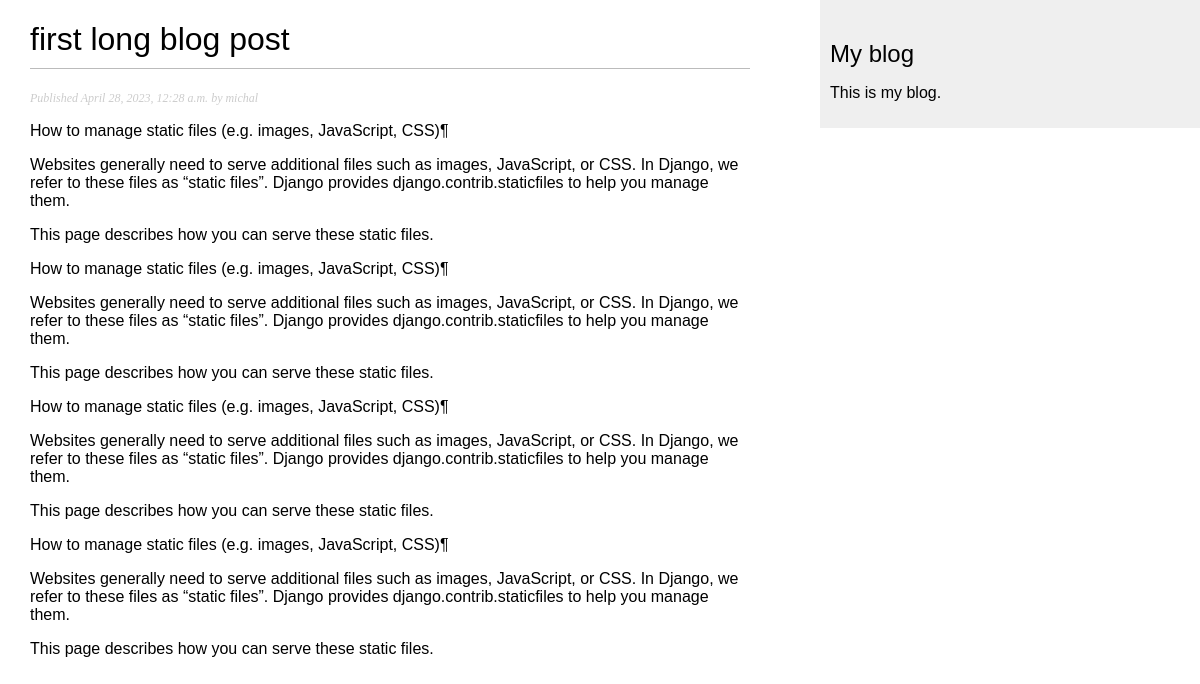
Screenshot of /blog/2023/4/28/first-long-blog-post/ with the database file from the repository.
### blog/models.py (models this page shows, shortened)
class Post(models.Model):
    class Status(models.TextChoices):
        DRAFT = 'DF', 'Draft'
        PUBLISHED = 'PB', 'Published'
    title = models.CharField(max_length=250)
    slug = models.SlugField(max_length=250,
                            unique_for_date='publish')
    author = models.ForeignKey(User,
                               on_delete=models.CASCADE,
                               related_name='blog_posts')
    body=models.TextField()
    publish = models.DateTimeField(default=timezone.now)
    created = models.DateTimeField(auto_now_add=True)
    updated = models.DateTimeField(auto_now=True)
    status = models.CharField(max_length=2,
                              choices=Status.choices,
                              default=Status.DRAFT)
    objects = models.Manager()
    published = PublishedManager()
    class Meta:
        ordering = ['-publish']
        indexes = [
            models.Index(fields=['-publish'])
        ]

### blog/views.py (the view)
def post_detail(request, year, month, day, post):
    post = get_object_or_404(Post,
                             status=Post.Status.PUBLISHED,
                             slug=post,
                             publish__year=year,
                             publish__month=month,
                             publish__day=day)
    context = {'post':post}
    return render(request,
                  'blog/post/detail.html',
                  context)

### blog/templates/blog/post/detail.html (shortened to what this page needs)
{% extends "blog/base.html" %}
{% block content %}
<h1>{{ post.title }}</h1>
<p class="date">
Published {{ post.publish }} by {{ post.author }}
</p>
{{ post.body|linebreaks }}
{% endblock %}

### blog/static/css/blog.css (style rules this page uses)
body { margin:0; padding:0; font-family:helvetica, sans-serif; }
h1 { font-weight:normal; border-bottom:1px solid #bbb; padding:0 0 10px 0; }
p.date { color:#ccc; font-family: georgia, serif; font-size: 12px; font-style: italic; }

### rows the page displays
Post: title "first long blog post", publish "April 28, 2023, 12:28 a.m.", author "michal", body "How to manage static files (e.g. images, JavaScript, CSS)¶ Websites generally need to serve additional files such as images, JavaScript, or CSS. In Django, we refer to these files as “static files”. Django provides django.contrib.staticfiles to help you manage them. This page describes how you can serve these static files. How to manage static files (e.g. images, JavaScript, CSS)¶ Websites generally need to serve additional files such as images, JavaScript, or CSS. In Django, we refer to these files as “static files”. Django provides django.contrib.staticfiles to help you manage them. This page describes how you can serve these static files. How to manage static files (e.g. images,…"
